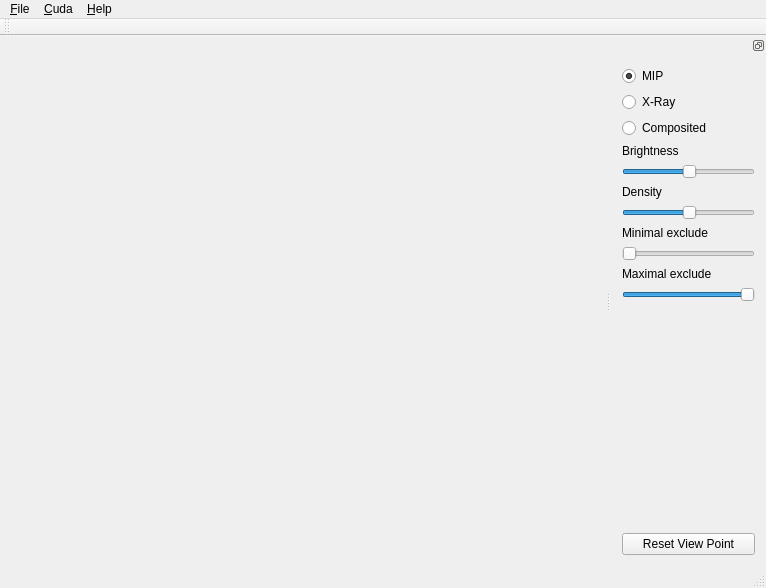
<?xml version="1.0" encoding="UTF-8"?>
<ui version="4.0">
 <class>QtCudaAppClass</class>
 <widget class="QMainWindow" name="QtCudaAppClass">
  <property name="geometry">
   <rect>
    <x>0</x>
    <y>0</y>
    <width>766</width>
    <height>588</height>
   </rect>
  </property>
  <property name="windowTitle">
   <string>QtCudaApp</string>
  </property>
  <widget class="QWidget" name="centralWidget"/>
  <widget class="QMenuBar" name="menuBar">
   <property name="geometry">
    <rect>
     <x>0</x>
     <y>0</y>
     <width>766</width>
     <height>31</height>
    </rect>
   </property>
   <widget class="QMenu" name="menuFile">
    <property name="title">
     <string>&amp;File</string>
    </property>
    <addaction name="action_New"/>
    <addaction name="action_Open"/>
    <addaction name="action_Save"/>
    <addaction name="action_Save_As"/>
    <addaction name="separator"/>
    <addaction name="action_Import_Volume"/>
    <addaction name="separator"/>
    <addaction name="action_Exit"/>
   </widget>
   <widget class="QMenu" name="menu_Cuda">
    <property name="title">
     <string>&amp;Cuda</string>
    </property>
    <addaction name="action_Device_Info"/>
   </widget>
   <widget class="QMenu" name="menu_Help">
    <property name="title">
     <string>&amp;Help</string>
    </property>
    <addaction name="action_About"/>
   </widget>
   <addaction name="menuFile"/>
   <addaction name="menu_Cuda"/>
   <addaction name="menu_Help"/>
  </widget>
  <widget class="QToolBar" name="mainToolBar">
   <attribute name="toolBarArea">
    <enum>TopToolBarArea</enum>
   </attribute>
   <attribute name="toolBarBreak">
    <bool>false</bool>
   </attribute>
  </widget>
  <widget class="QStatusBar" name="statusBar"/>
  <widget class="QDockWidget" name="dockWidget">
   <property name="minimumSize">
    <size>
     <width>155</width>
     <height>432</height>
    </size>
   </property>
   <property name="features">
    <set>QDockWidget::DockWidgetFloatable|QDockWidget::DockWidgetMovable</set>
   </property>
   <property name="windowTitle">
    <string extracomment="Render Control"/>
   </property>
   <attribute name="dockWidgetArea">
    <number>2</number>
   </attribute>
   <widget class="QWidget" name="dockWidgetContents">
    <layout class="QVBoxLayout" name="verticalLayout">
     <item>
      <widget class="QRadioButton" name="radioButtonM">
       <property name="text">
        <string>MIP</string>
       </property>
       <property name="checked">
        <bool>true</bool>
       </property>
      </widget>
     </item>
     <item>
      <widget class="QRadioButton" name="radioButtonR">
       <property name="text">
        <string>X-Ray</string>
       </property>
      </widget>
     </item>
     <item>
      <widget class="QRadioButton" name="radioButtonC">
       <property name="text">
        <string>Composited</string>
       </property>
       <property name="checked">
        <bool>false</bool>
       </property>
      </widget>
     </item>
     <item>
      <widget class="QLabel" name="label">
       <property name="text">
        <string>Brightness</string>
       </property>
      </widget>
     </item>
     <item>
      <widget class="QSlider" name="sliderB">
       <property name="value">
        <number>50</number>
       </property>
       <property name="orientation">
        <enum>Qt::Horizontal</enum>
       </property>
      </widget>
     </item>
     <item>
      <widget class="QLabel" name="label_2">
       <property name="text">
        <string>Density</string>
       </property>
      </widget>
     </item>
     <item>
      <widget class="QSlider" name="sliderD">
       <property name="value">
        <number>50</number>
       </property>
       <property name="orientation">
        <enum>Qt::Horizontal</enum>
       </property>
      </widget>
     </item>
     <item>
      <widget class="QLabel" name="label_3">
       <property name="text">
        <string>Minimal exclude</string>
       </property>
      </widget>
     </item>
     <item>
      <widget class="QSlider" name="sliderMin">
       <property name="orientation">
        <enum>Qt::Horizontal</enum>
       </property>
      </widget>
     </item>
     <item>
      <widget class="QLabel" name="label_4">
       <property name="text">
        <string>Maximal exclude</string>
       </property>
      </widget>
     </item>
     <item>
      <widget class="QSlider" name="sliderMax">
       <property name="value">
        <number>99</number>
       </property>
       <property name="orientation">
        <enum>Qt::Horizontal</enum>
       </property>
      </widget>
     </item>
     <item>
      <spacer name="verticalSpacer">
       <property name="orientation">
        <enum>Qt::Vertical</enum>
       </property>
       <property name="sizeHint" stdset="0">
        <size>
         <width>20</width>
         <height>40</height>
        </size>
       </property>
      </spacer>
     </item>
     <item>
      <widget class="QPushButton" name="btn_RVP">
       <property name="text">
        <string>Reset View Point</string>
       </property>
      </widget>
     </item>
    </layout>
   </widget>
  </widget>
  <action name="action_New">
   <property name="enabled">
    <bool>false</bool>
   </property>
   <property name="text">
    <string>&amp;New</string>
   </property>
  </action>
  <action name="action_Open">
   <property name="enabled">
    <bool>false</bool>
   </property>
   <property name="text">
    <string>&amp;Open</string>
   </property>
  </action>
  <action name="action_Save">
   <property name="enabled">
    <bool>false</bool>
   </property>
   <property name="text">
    <string>&amp;Save</string>
   </property>
  </action>
  <action name="action_Save_As">
   <property name="enabled">
    <bool>false</bool>
   </property>
   <property name="text">
    <string>Save &amp;As</string>
   </property>
  </action>
  <action name="action_Exit">
   <property name="text">
    <string>E&amp;xit</string>
   </property>
  </action>
  <action name="action_Device_Info">
   <property name="text">
    <string>&amp;Device Info</string>
   </property>
  </action>
  <action name="action_About">
   <property name="text">
    <string>&amp;About</string>
   </property>
  </action>
  <action name="action_Import_Volume">
   <property name="enabled">
    <bool>false</bool>
   </property>
   <property name="text">
    <string>&amp;Import Volume</string>
   </property>
  </action>
 </widget>
 <layoutdefault spacing="6" margin="11"/>
 <resources>
  <include location="qtcudaapp.qrc"/>
 </resources>
 <connections/>
</ui>
